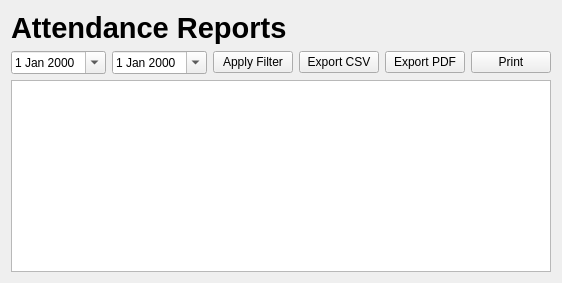
<?xml version="1.0" encoding="UTF-8"?><ui version="4.0"><class>ReportsPage</class><widget class="QWidget" name="ReportsPage"><layout class="QVBoxLayout"><item><widget class="QLabel" name="heading"><property name="text"><string>Attendance Reports</string></property><property name="styleSheet"><string>font-size:22pt;font-weight:700;</string></property></widget></item><item><layout class="QHBoxLayout"><item><widget class="QDateEdit" name="fromDate"><property name="calendarPopup"><bool>true</bool></property></widget></item><item><widget class="QDateEdit" name="toDate"><property name="calendarPopup"><bool>true</bool></property></widget></item><item><widget class="QPushButton" name="filterButton"><property name="text"><string>Apply Filter</string></property></widget></item><item><widget class="QPushButton" name="csvButton"><property name="text"><string>Export CSV</string></property></widget></item><item><widget class="QPushButton" name="pdfButton"><property name="text"><string>Export PDF</string></property></widget></item><item><widget class="QPushButton" name="printButton"><property name="text"><string>Print</string></property></widget></item></layout></item><item><widget class="QTableView" name="reportTable"><property name="sortingEnabled"><bool>true</bool></property></widget></item></layout></widget><resources/><connections/></ui>
